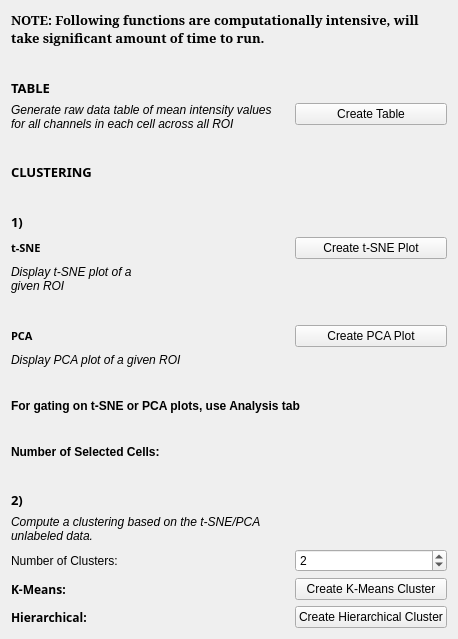
     <widget class="QWidget" name="tab_3">
      <attribute name="title">
       <string>Advanced</string>
      </attribute>
      <layout class="QFormLayout" name="formLayout_3">
       <item row="2" column="0">
        <widget class="QLabel" name="label_43">
         <property name="font">
          <font>
           <family>Montserrat</family>
           <pointsize>10</pointsize>
           <weight>75</weight>
           <bold>true</bold>
          </font>
         </property>
         <property name="text">
          <string>TABLE</string>
         </property>
        </widget>
       </item>
       <item row="3" column="0">
        <widget class="QLabel" name="label_44">
         <property name="font">
          <font>
           <italic>true</italic>
          </font>
         </property>
         <property name="text">
          <string>Generate raw data table of mean intensity values for all channels in each cell across all ROI</string>
         </property>
         <property name="wordWrap">
          <bool>true</bool>
         </property>
        </widget>
       </item>
       <item row="3" column="1">
        <widget class="QPushButton" name="crtRawData">
         <property name="text">
          <string>Create Table</string>
         </property>
        </widget>
       </item>
       <item row="5" column="0">
        <spacer name="horizontalSpacer_20">
         <property name="orientation">
          <enum>Qt::Horizontal</enum>
         </property>
         <property name="sizeHint" stdset="0">
          <size>
           <width>40</width>
           <height>20</height>
          </size>
         </property>
        </spacer>
       </item>
       <item row="6" column="0">
        <widget class="QLabel" name="label_36">
         <property name="font">
          <font>
           <family>Montserrat</family>
           <pointsize>10</pointsize>
           <weight>75</weight>
           <bold>true</bold>
          </font>
         </property>
         <property name="text">
          <string>CLUSTERING</string>
         </property>
        </widget>
       </item>
       <item row="7" column="0">
        <spacer name="horizontalSpacer_21">
         <property name="orientation">
          <enum>Qt::Horizontal</enum>
         </property>
         <property name="sizeHint" stdset="0">
          <size>
           <width>40</width>
           <height>20</height>
          </size>
         </property>
        </spacer>
       </item>
       <item row="8" column="0">
        <widget class="QLabel" name="label_41">
         <property name="font">
          <font>
           <family>Montserrat</family>
           <pointsize>10</pointsize>
           <weight>75</weight>
           <bold>true</bold>
          </font>
         </property>
         <property name="text">
          <string>1)</string>
         </property>
        </widget>
       </item>
       <item row="9" column="0">
        <widget class="QLabel" name="label_31">
         <property name="font">
          <font>
           <family>Montserrat</family>
           <pointsize>8</pointsize>
           <weight>75</weight>
           <bold>true</bold>
          </font>
         </property>
         <property name="text">
          <string>t-SNE</string>
         </property>
        </widget>
       </item>
       <item row="9" column="1">
        <widget class="QPushButton" name="crtTsne">
         <property name="text">
          <string>Create t-SNE Plot</string>
         </property>
        </widget>
       </item>
       <item row="10" column="0">
        <widget class="QLabel" name="label_32">
         <property name="font">
          <font>
           <italic>true</italic>
          </font>
         </property>
         <property name="text">
          <string>Display t-SNE plot of a given ROI</string>
         </property>
         <property name="wordWrap">
          <bool>true</bool>
         </property>
        </widget>
       </item>
       <item row="12" column="0">
        <spacer name="horizontalSpacer_16">
         <property name="orientation">
          <enum>Qt::Horizontal</enum>
         </property>
         <property name="sizeHint" stdset="0">
          <size>
           <width>40</width>
           <height>20</height>
          </size>
         </property>
        </spacer>
       </item>
       <item row="13" column="0">
        <widget class="QLabel" name="label_33">
         <property name="font">
          <font>
           <family>Montserrat</family>
           <pointsize>8</pointsize>
           <weight>75</weight>
           <bold>true</bold>
          </font>
         </property>
         <property name="text">
          <string>PCA</string>
         </property>
        </widget>
       </item>
       <item row="13" column="1">
        <widget class="QPushButton" name="crtPCA">
         <property name="text">
          <string>Create PCA Plot</string>
         </property>
        </widget>
       </item>
       <item row="14" column="0">
        <widget class="QLabel" name="label_34">
         <property name="font">
          <font>
           <italic>true</italic>
          </font>
         </property>
         <property name="text">
          <string>Display PCA plot of a given ROI</string>
         </property>
        </widget>
       </item>
       <item row="17" column="0">
        <spacer name="horizontalSpacer_15">
         <property name="orientation">
          <enum>Qt::Horizontal</enum>
         </property>
         <property name="sizeHint" stdset="0">
          <size>
           <width>40</width>
           <height>20</height>
          </size>
         </property>
        </spacer>
       </item>
       <item row="18" column="0">
        <widget class="QLabel" name="label_35">
         <property name="font">
          <font>
           <weight>75</weight>
           <bold>true</bold>
          </font>
         </property>
         <property name="text">
          <string>Number of Selected Cells:</string>
         </property>
        </widget>
       </item>
       <item row="18" column="1">
        <widget class="QLabel" name="tsneSelectedCellsCount">
         <property name="font">
          <font>
           <weight>75</weight>
           <bold>true</bold>
          </font>
         </property>
         <property name="text">
          <string/>
         </property>
        </widget>
       </item>
       <item row="19" column="0">
        <spacer name="horizontalSpacer_17">
         <property name="orientation">
          <enum>Qt::Horizontal</enum>
         </property>
         <property name="sizeHint" stdset="0">
          <size>
           <width>40</width>
           <height>20</height>
          </size>
         </property>
        </spacer>
       </item>
       <item row="20" column="0">
        <widget class="QLabel" name="label_42">
         <property name="font">
          <font>
           <family>Montserrat</family>
           <pointsize>10</pointsize>
           <weight>75</weight>
           <bold>true</bold>
          </font>
         </property>
         <property name="text">
          <string>2)</string>
         </property>
        </widget>
       </item>
       <item row="22" column="0">
        <widget class="QLabel" name="label_37">
         <property name="font">
          <font>
           <italic>true</italic>
          </font>
         </property>
         <property name="text">
          <string>Compute a clustering based on the t-SNE/PCA unlabeled data.</string>
         </property>
         <property name="wordWrap">
          <bool>true</bool>
         </property>
        </widget>
       </item>
       <item row="23" column="0">
        <widget class="QLabel" name="label_38">
         <property name="text">
          <string>Number of Clusters:</string>
         </property>
        </widget>
       </item>
       <item row="23" column="1">
        <widget class="QSpinBox" name="nClusters">
         <property name="value">
          <number>2</number>
         </property>
        </widget>
       </item>
       <item row="24" column="0">
        <widget class="QLabel" name="label_39">
         <property name="font">
          <font>
           <family>Montserrat</family>
           <weight>75</weight>
           <bold>true</bold>
          </font>
         </property>
         <property name="text">
          <string>K-Means:</string>
         </property>
        </widget>
       </item>
       <item row="24" column="1">
        <widget class="QPushButton" name="crtKMeans">
         <property name="text">
          <string>Create K-Means Cluster</string>
         </property>
        </widget>
       </item>
       <item row="25" column="0">
        <widget class="QLabel" name="label_40">
         <property name="font">
          <font>
           <family>Montserrat</family>
           <weight>75</weight>
           <bold>true</bold>
          </font>
         </property>
         <property name="text">
          <string>Hierarchical:</string>
         </property>
        </widget>
       </item>
       <item row="25" column="1">
        <widget class="QPushButton" name="crtHierarch">
         <property name="text">
          <string>Create Hierarchical Cluster</string>
         </property>
        </widget>
       </item>
       <item row="0" column="0" colspan="2">
        <widget class="QLabel" name="label_45">
         <property name="font">
          <font>
           <family>MS Serif</family>
           <pointsize>10</pointsize>
           <weight>75</weight>
           <bold>true</bold>
          </font>
         </property>
         <property name="text">
          <string>NOTE: Following functions are computationally intensive, will take significant amount of time to run.</string>
         </property>
         <property name="wordWrap">
          <bool>true</bool>
         </property>
        </widget>
       </item>
       <item row="1" column="0">
        <spacer name="horizontalSpacer_18">
         <property name="orientation">
          <enum>Qt::Horizontal</enum>
         </property>
         <property name="sizeHint" stdset="0">
          <size>
           <width>40</width>
           <height>20</height>
          </size>
         </property>
        </spacer>
       </item>
       <item row="16" column="0" colspan="2">
        <widget class="QLabel" name="label_50">
         <property name="font">
          <font>
           <weight>75</weight>
           <bold>true</bold>
          </font>
         </property>
         <property name="text">
          <string>For gating on t-SNE or PCA plots, use Analysis tab</string>
         </property>
        </widget>
       </item>
       <item row="15" column="0">
        <spacer name="horizontalSpacer_14">
         <property name="orientation">
          <enum>Qt::Horizontal</enum>
         </property>
         <property name="sizeHint" stdset="0">
          <size>
           <width>40</width>
           <height>20</height>
          </size>
         </property>
        </spacer>
       </item>
      </layout>
     </widget>
